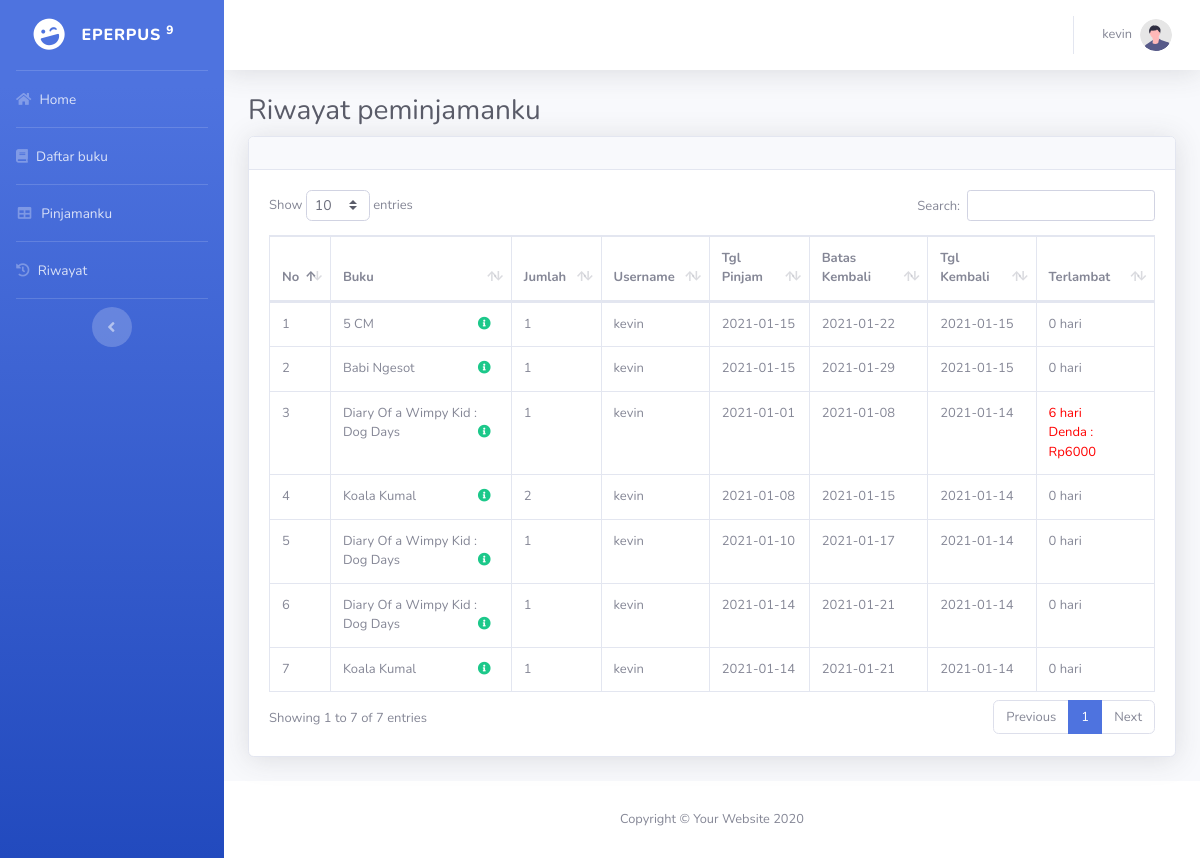
Screenshot of /anggota.php?page=riwayat (signed in) with the database file from the repository.
### tables this page shows
CREATE TABLE `tb_peminjaman` (
  `id_peminjaman` int(11) NOT NULL,
  `id_buku` int(11) NOT NULL,
  `jumlah_buku` int(11) NOT NULL,
  `id_user` int(11) NOT NULL,
  `tgl_pinjam` date NOT NULL,
  `batas_kembali` date NOT NULL,
  `tgl_kembali` date DEFAULT NULL,
  `status` tinyint(1) NOT NULL
);

CREATE TABLE `tb_buku` (
  `id_buku` int(11) NOT NULL,
  `judul` varchar(100) NOT NULL,
  `pengarang` varchar(100) NOT NULL,
  `penerbit` varchar(100) NOT NULL,
  `tahun_terbit` varchar(4) NOT NULL,
  `jumlah_buku` int(3) NOT NULL,
  `gambar` varchar(100) NOT NULL,
  `tgl_input` date NOT NULL DEFAULT current_timestamp()
);

CREATE TABLE `tb_users` (
  `id_user` int(11) NOT NULL,
  `username` varchar(100) NOT NULL,
  `email` varchar(100) NOT NULL,
  `alamat` varchar(100) NOT NULL,
  `password` varchar(100) NOT NULL,
  `level` enum('admin','anggota') NOT NULL,
  `status` tinyint(1) NOT NULL,
  `tgl_daftar` date NOT NULL
);

### functions_anggota.php (called while the page is built, shortened)
<?php
require_once './conn.php';
	function query($query){
		global $db;
		$result = mysqli_query($db, $query);
		$rows = [];
		while ($row = mysqli_fetch_assoc($result)) {
			$rows[] = $row;
		}
		return $rows;
	}
	function terlambat($batas_kembali, $tgl_telat) {
		$batas_kembali_pisah = explode("-", $batas_kembali);
		$batas_kembali_pisah = $batas_kembali_pisah[2]."-".$batas_kembali_pisah[1]."-".$batas_kembali_pisah[0];
		$tgl_telat_pisah = explode("-", $tgl_telat);
		$tgl_telat_pisah = $tgl_telat_pisah[2]."-".$tgl_telat_pisah[1]."-".$tgl_telat_pisah[0];
		$selisih = strtotime($tgl_telat_pisah) - strtotime($batas_kembali_pisah);
		$selisih = $selisih/86400;
		if ($selisih >= 1) {
			$hasil_hari = floor($selisih);
		} else {
			$hasil_hari = 0;
		}
		return $hasil_hari;
	}
?>

### page/anggota_riwayat/anggota_riwayat.php (the view, shortened to what this page needs)
<div id="content">
    <div class="container-fluid">
        <h1 class="h3 mb-2 text-gray-800">Riwayat peminjamanku</h1>
        <div class="card shadow mb-4">
            <div class="card-header py-3">
            </div>
            <div class="card-body">
                <div class="table-responsive">
                    <font size="2">
                    <table class="table table-bordered" id="dataTable" width="100%" cellspacing="0" >
                        <thead>
                            <tr>
                                <th>No</th>
                                <th>Buku</th>
                                <th>Jumlah</th>
                                <th>Username</th>
                                <th>Tgl Pinjam</th>
                                <th>Batas Kembali</th>
                                <th>Tgl Kembali</th>
                                <th>Terlambat</th>
                            </tr>
                        </thead>
                        <tbody>
                            <?php
                                $i = 1;
                                $id_sekarang = $_SESSION['id_user'];
                                $peminjaman = query("
                                SELECT a.*, b.id_buku, b.judul, b.gambar, c.id_user, c.username
                                FROM tb_peminjaman AS a
                                INNER JOIN tb_buku AS b ON a.id_buku = b.id_buku
                                INNER JOIN tb_users AS c ON a.id_user = c.id_user
                                WHERE a.status = false AND a.id_user = $id_sekarang ORDER BY tgl_kembali DESC
                                ");
                                foreach ($peminjaman as $row) :
                                ?>
                                    <tr>
                                        <td><?= $i; ?></td>
                                        <td><?= $row['judul']; ?><button class="mr-2 float-right" data-toggle="modal" data-target="#anggota-riwayat1<?php echo $row['id_buku'];?>"
                                            style=" border: none;
                                                    background: none;
                                                    cursor: pointer;
                                                    margin: 0;
                                                    padding: 0;">
                                        <i class="fas fa-info-circle fa-1x text-success"></i></button>
                                        </td>
                                        <td><?= $row['jumlah_buku']; ?></td>
                                        <td><?= $row['username']; ?></td>
                                        <td><?= $row['tgl_pinjam']; ?></td>
                                        <td><?= $row['batas_kembali']; ?></td>
                                        <td><?= $row['tgl_kembali'] ?></td>
                                        <td>
                                            <?php
                                            $denda_hari = 1000;
                                            $batas_kembali = $row['batas_kembali'];
                                            $tgl_kembali = $row['tgl_kembali'];
                                            $telat = terlambat($batas_kembali, $tgl_kembali);
                                            $denda = $telat * $denda_hari;
                                            if ($telat > 0) {
                                                echo "
                                                    <font color='red'>$telat hari<br>Denda : Rp$denda</font>
                                                ";
                                            } else {
                                                echo $telat." hari";
                                            }
                                            ?>
                                        </td>
                                    </tr>
                                <?php $i++ ?>
                            <?php endforeach; ?>
                        </tbody>
                    </table>
                    </font>
                </div>
            </div>
        </div>
    </div>
</div>

### rows the page displays
tb_peminjaman: id_buku.judul "5 CM", jumlah_buku "1", id_user.username "kevin", tgl_pinjam "2021-01-15", batas_kembali "2021-01-22", tgl_kembali "2021-01-15", telat "0"
tb_peminjaman: id_buku.judul "Babi Ngesot", jumlah_buku "1", id_user.username "kevin", tgl_pinjam "2021-01-15", batas_kembali "2021-01-29", tgl_kembali "2021-01-15", telat "0"
tb_peminjaman: id_buku.judul "Diary Of a Wimpy Kid : Dog Days", jumlah_buku "1", id_user.username "kevin", tgl_pinjam "2021-01-01", batas_kembali "2021-01-08", tgl_kembali "2021-01-14", telat "6", denda "6000"
tb_peminjaman: id_buku.judul "Koala Kumal", jumlah_buku "2", id_user.username "kevin", tgl_pinjam "2021-01-08", batas_kembali "2021-01-15", tgl_kembali "2021-01-14", telat "0"
tb_peminjaman: id_buku.judul "Diary Of a Wimpy Kid : Dog Days", jumlah_buku "1", id_user.username "kevin", tgl_pinjam "2021-01-10", batas_kembali "2021-01-17", tgl_kembali "2021-01-14", telat "0"
tb_peminjaman: id_buku.judul "Diary Of a Wimpy Kid : Dog Days", jumlah_buku "1", id_user.username "kevin", tgl_pinjam "2021-01-14", batas_kembali "2021-01-21", tgl_kembali "2021-01-14", telat "0"
tb_peminjaman: id_buku.judul "Koala Kumal", jumlah_buku "1", id_user.username "kevin", tgl_pinjam "2021-01-14", batas_kembali "2021-01-21", tgl_kembali "2021-01-14", telat "0"

### other values shown
$_SESSION['username'] "kevin"
